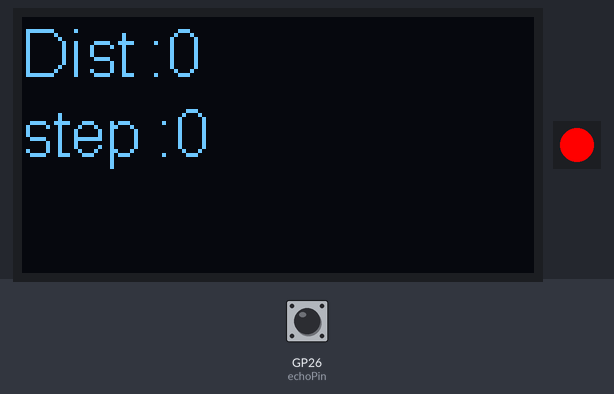
This program was run on a simulated Raspberry Pi Pico. On the bench: 128×64 one-colour display, 1 RGB LEDs in strip order, left to right. The test bench sets the inputs (shaded band); at power-on: GP26 (echoPin) LOW. What the program prints to the serial monitor is not drawn.

Above: at 2.0 s.
2.1 s: GP26 (echoPin) pulsed HIGH 2 times (0.12 s each, 0.3 s apart)
At 3.3 s:
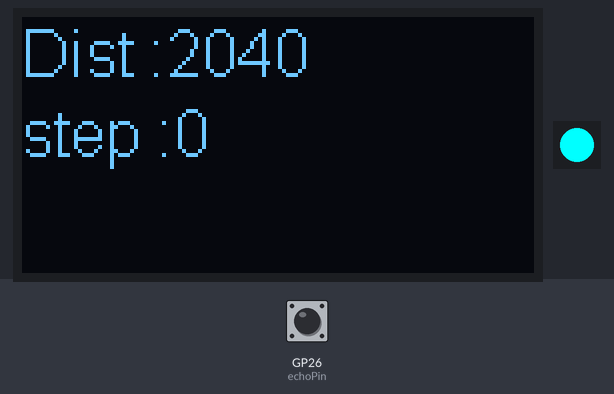
Timing chart, 0 to 5.1 s (numbered marks = the images above; inputs shaded):
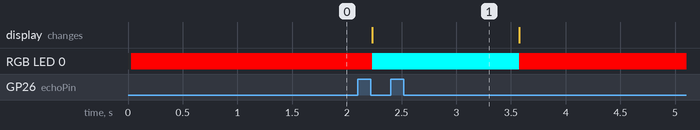

The program:

main.cpp
```cpp
// Need to add watchdog self reset //
#include <Arduino.h>
#include <Adafruit_NeoPixel.h>
//#include <HCSR04.h>
#include <SSD1306Wire.h>
SSD1306Wire display(0x3c,6,7);

#define NUMPIXELS 1
byte triggerPin = 27;
byte echoPin = 26;

unsigned long timerStart = 0;
int TIMER_TRIGGER_HIGH = 10;
int TIMER_LOW_HIGH = 2;
int step;
float timeDuration, distance;
/*The states of an ultrasonic sensor*/
enum SensorStates {
  TRIG_LOW,
  TRIG_HIGH,
  ECHO_HIGH
};
SensorStates _sensorState = TRIG_LOW;
void startTimer() {
  timerStart = millis();
}

bool isTimerReady(int mSec) {
  return (millis() - timerStart) < mSec;
}
byte boardLED = 18;    //25;  //maybe pin 18
int myping;
int Power = 11;
int PIN  = 12;

Adafruit_NeoPixel pixels(NUMPIXELS, PIN, NEO_GRB + NEO_KHZ800);

//This is for Task on Core 1
//void setup1(){
//
//}
//void loop1(){
//
//}
// End Core 1
void setup() {
    Serial.begin(115200);
    pinMode(triggerPin, OUTPUT);
    pinMode(echoPin, INPUT);
   display.init();
   //display.flipScreenVertically();
   display.resetOrientation();
   display.setFont(ArialMT_Plain_10);
   display.setTextAlignment(TEXT_ALIGN_LEFT);

    pixels.begin();
    pinMode(Power,OUTPUT);
    digitalWrite(Power, HIGH);


}

void loop(){
         pixels.clear();

      /*Switch between the ultrasonic sensor states*/
  switch (_sensorState) {
    /* Start with LOW pulse to ensure a clean HIGH pulse*/
    case TRIG_LOW: {
        digitalWrite(triggerPin, LOW);
        startTimer();
        if (isTimerReady(TIMER_LOW_HIGH)) {
          _sensorState = TRIG_HIGH;
        }
      } break;

    /*Triggered a HIGH pulse of 10 microseconds*/
    case TRIG_HIGH: {
        digitalWrite(triggerPin, HIGH);
        startTimer();
        if (isTimerReady(TIMER_TRIGGER_HIGH)) {
          _sensorState = ECHO_HIGH;
        }
      } break;

    /*Measures the time that ping took to return to the receiver.*/
    case ECHO_HIGH: {
        digitalWrite(triggerPin, LOW);
        timeDuration = pulseIn(echoPin, HIGH);
        /*
           distance = time * speed of sound
           speed of sound is 340 m/s => 0.034 cm/us
        */
        //Serial.print("Distance measured is: ");
        //Serial.print(timeDuration * 0.034 / 2);
        //Serial.println(" cm");
        _sensorState = TRIG_LOW;
      } break;

  }//end switch
         myping = timeDuration * 0.034 / 2;

           if (myping < 30){
           pixels.setPixelColor(0, pixels.Color(0, 0,255));
           pixels.show(); }

           if (myping > 500){
           pixels.setPixelColor(0, pixels.Color(0,255,255));
           pixels.show();}

               if (myping < 500){
           pixels.setPixelColor(0, pixels.Color(255,0,0));
           pixels.show();}


    display.clear();
    display.setFont(ArialMT_Plain_16);
    display.setTextAlignment(TEXT_ALIGN_LEFT);
    display.drawString(0, 0, "Dist :" + String(myping));
    display.drawString(0, 20, "step :" + String(step));
  display.display();
    Serial.println("Test New");
   delay(100);


}
```

Measured:
- after the input at 2.1 s, RGB LED 0: RGB(255, 0, 0) → RGB(0, 255, 255) after 0.13 s, → RGB(255, 0, 0) 1.3 s later; the display: changes after 0.13 s (image 1)
